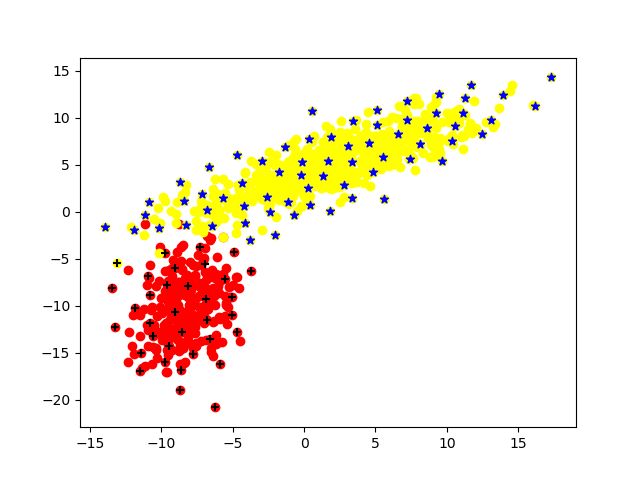

This chart was generated by the following Python code:
import random
import numpy
import numpy as np
import operator
import xlrd
from numpy import tile
from openpyxl import load_workbook
import matplotlib.pyplot as plt


def select(num, dataSet):
    select_set = []
    select_set_index = []
    init_num = dataSet.__len__()
    ran = random.randint(0, init_num)
    # dataSet[ran].select()
    select_set.append(dataSet[ran])          # 选取最开始的样本点
    select_set_index.append(ran)

    round = 1
    while round < num:
        tmp_max_distance = []
        for i in range(init_num):
            # if dataSet[i].label == 1:
            # if i < 300:
                # continue
            # else:
                tmp = []
                for selected in select_set:
                    # dist = measure_distance(dataSet[i], dataSet[selected])
                    dist = numpy.sqrt(numpy.sum(numpy.square(dataSet[i] - selected)))
                    tmp.append(dist)
                tmp_max_distance.append((min(tmp), i))      # (距离，索引)
        # print(tmp_max_distance)

        tmp_max = 0
        tmp_tuple = (0, -1)
        for tmp_dis_tuple in tmp_max_distance:
            if tmp_dis_tuple[0] > tmp_max:
                tmp_tuple = tmp_dis_tuple
                tmp_max = tmp_dis_tuple[0]
        if tmp_tuple[1] != -1:
            # dataSet[tmp_tuple[1]].select()
            select_set.append(dataSet[tmp_tuple[1]])
            select_set_index.append(tmp_tuple[1])
        # print(tmp_tuple)
        round += 1
    return select_set, select_set_index


def createDataSet(path):
    """
    函数作用：构建一组训练数据（训练样本），共4个样本
    同时给出了这4个样本的标签，及labels
    """
    table1 = xlrd.open_workbook(path).sheets()[0]  # 获取第一个sheet表
    row1 = table1.nrows  # 行数
    col1 = table1.ncols  # 列数
    # 样本group:
    group = np.zeros((row1, col1))  # 生成一个nrows行ncols列，且元素均为0的初始矩阵
    for x in range(col1):
        cols1 = np.matrix(table1.col_values(x))  # 把list转换为矩阵进行矩阵操作
        group[:, x] = cols1  # 按列把数据存进矩阵中
    # 标签labels:
    # 读取路径
    wb = load_workbook(filename=r'E:\\dataset\\kNN.xlsx')
    # 读取名字为Sheet2的表
    ws = wb["Sheet2"]
    labels = []
    for row_A in range(1, 10000):
        # 遍历第1行到10000行，第1列
        a1 = ws.cell(row=row_A, column=1).value
        if a1:
            # 写入数组1
            labels.append(a1)
    # print(group)
    # print(labels)
    return group, labels


def classify0(inX, dataset, labels, k):
    """
    inX 是输入的测试样本，是一个[x, y]样式的
    dataset 是训练样本集
    labels 是训练样本标签
    k 是top k最相近的
    """
    # shape返回矩阵的[行数，列数]，
    # 那么shape[0]获取数据集的行数，
    # 行数就是样本的数量
    dataSetSize = dataset.shape[0]

    """
    下面的求距离过程就是按照欧氏距离的公式计算的。
    即 根号(x^2+y^2)
    """
    # tile属于numpy模块下边的函数
    # tile（A, reps）返回一个shape=reps的矩阵，矩阵的每个元素是A
    # 比如 A=[0,1,2] 那么，tile(A, 2)= [0, 1, 2, 0, 1, 2]
    # tile(A,(2,2)) = [[0, 1, 2, 0, 1, 2],
    #                  [0, 1, 2, 0, 1, 2]]
    # tile(A,(2,1,2)) = [[[0, 1, 2, 0, 1, 2]],
    #                    [[0, 1, 2, 0, 1, 2]]]
    # 上边那个结果的分开理解就是：
    # 最外层是2个元素，即最外边的[]中包含2个元素，类似于[C,D],而此处的C=D，因为是复制出来的
    # 然后C包含1个元素，即C=[E],同理D=[E]
    # 最后E包含2个元素，即E=[F,G],此处F=G，因为是复制出来的
    # F就是A了，基础元素
    # 综合起来就是(2,1,2)= [C, C] = [[E], [E]] = [[[F, F]], [[F, F]]] = [[[A, A]], [[A, A]]]
    # 这个地方就是为了把输入的测试样本扩展为和dataset的shape一样，然后就可以直接做矩阵减法了。
    # 比如，dataset有4个样本，就是4*2的矩阵，输入测试样本肯定是一个了，就是1*2，为了计算输入样本与训练样本的距离
    # 那么，需要对这个数据进行作差。这是一次比较，因为训练样本有n个，那么就要进行n次比较；
    # 为了方便计算，把输入样本复制n次，然后直接与训练样本作矩阵差运算，就可以一次性比较了n个样本。
    # 比如inX = [0,1],dataset就用函数返回的结果，那么
    # tile(inX, (4,1))= [[ 0.0, 1.0],
    #                    [ 0.0, 1.0],
    #                    [ 0.0, 1.0],
    #                    [ 0.0, 1.0]]
    # 作差之后
    # diffMat = [[-1.0,-0.1],
    #            [-1.0, 0.0],
    #            [ 0.0, 1.0],
    #            [ 0.0, 0.9]]
    diffMat = tile(inX, (dataSetSize, 1)) - dataset

    # diffMat就是输入样本与每个训练样本的差值，然后对其每个x和y的差值进行平方运算。
    # diffMat是一个矩阵，矩阵**2表示对矩阵中的每个元素进行**2操作，即平方。
    # sqDiffMat = [[1.0, 0.01],
    #              [1.0, 0.0 ],
    #              [0.0, 1.0 ],
    #              [0.0, 0.81]]
    sqDiffMat = diffMat ** 2

    # axis=1表示按照横轴，sum表示累加，即按照行进行累加。
    # sqDistance = [[1.01],
    #               [1.0 ],
    #               [1.0 ],
    #               [0.81]]
    sqDistance = sqDiffMat.sum(axis=1)

    # 对平方和进行开根号
    distance = sqDistance ** 0.5

    # 按照升序进行快速排序，返回的是原数组的下标。
    # 比如，x = [30, 10, 20, 40]
    # 升序排序后应该是[10,20,30,40],他们的原下标是[1,2,0,3]
    # 那么，numpy.argsort(x) = [1, 2, 0, 3]
    sortedDistIndicies = distance.argsort()

    # 存放最终的分类结果及相应的结果投票数
    classCount = {}

    # 投票过程，就是统计前k个最近的样本所属类别包含的样本个数
    for i in range(k):
        # index = sortedDistIndicies[i]是第i个最相近的样本下标
        # voteIlabel = labels[index]是样本index对应的分类结果('A' or 'B')
        voteIlabel = labels[sortedDistIndicies[i]]
        # classCount.get(voteIlabel, 0)返回voteIlabel的值，如果不存在，则返回0
        # 然后将票数增1
        classCount[voteIlabel] = classCount.get(voteIlabel, 0) + 1

    # 把分类结果进行排序，然后返回得票数最多的分类结果
    sortedClassCount = sorted(classCount.items(), key=operator.itemgetter(1), reverse=True)
    return sortedClassCount[0][0]


if __name__ == "__main__":
    # 导入数据
    datafile = u'E:\\dataset\\kNN.xlsx'
    dataset, labels = createDataSet(datafile)
    plt.scatter(dataset[0:299, 0], dataset[0:299, 1], color='red')
    plt.scatter(dataset[300:999, 0], dataset[300:999, 1], color='yellow')
    inX, inX_index = select(100, dataset)
    # 简单分类
    tmp = 0
    tmp1 = np.zeros((1, 1))
    i = 0
    while i < 100:
        className = classify0(inX[i], dataset, labels, 5)
        if className == 'A':
            tmp1 = dataset[inX_index[i]]
            plt.scatter(tmp1[0], tmp1[1], marker='+', color='black')
            if inX_index[i] >= 300:
                print('sample[%d]分类错误' % i)
                tmp += 1
        else:
            tmp1 = dataset[inX_index[i]]
            plt.scatter(tmp1[0], tmp1[1], marker='*', color='blue')
            if inX_index[i] < 300:
                print('sample[%d]分类错误' % i)
                tmp += 1
        print('the class of test sample[%d] is %s' % (i, className))
        i += 1
    print('分类正确率为：%f' % ((100 - tmp)/100))

    # plt.scatter(dataset[0:299, 0], dataset[0:299, 1], color='red')
    # plt.scatter(dataset[300:999, 0], dataset[300:999, 1], color='yellow')
    plt.savefig("kNN.png")
    plt.show()
